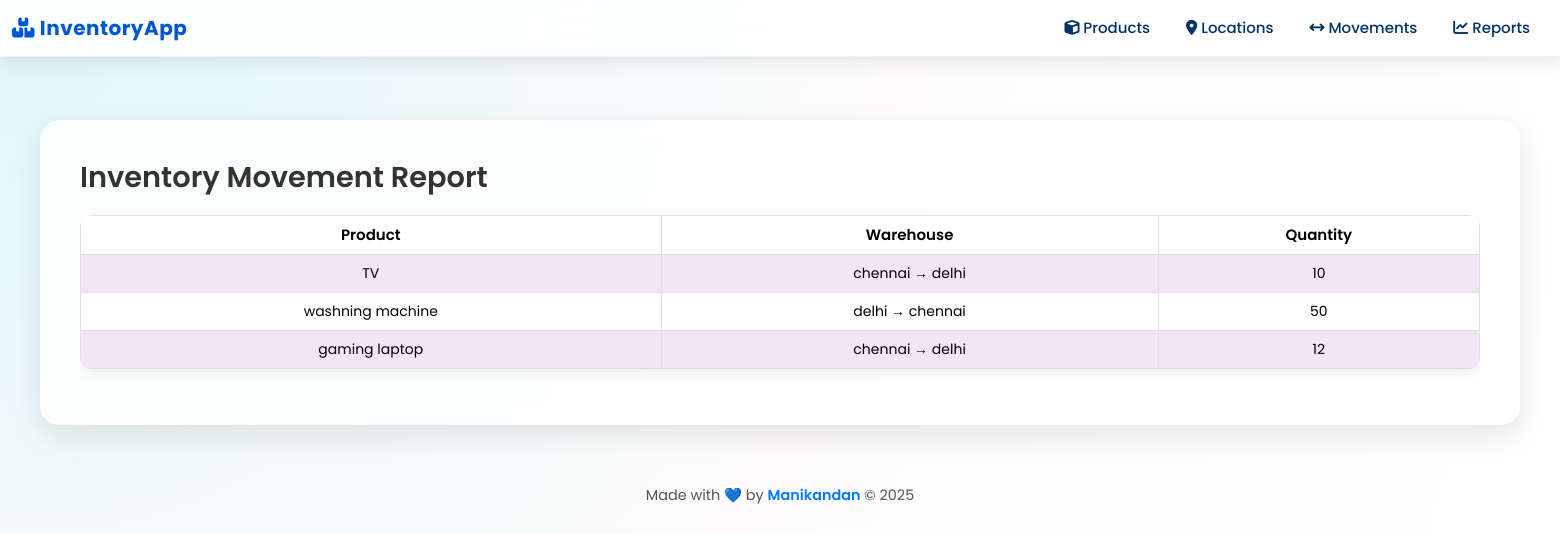
Screenshot of /report with the database file from the repository.
### models.py (models this page shows)
class ProductMovement(db.Model):
    movement_id = db.Column(db.Integer, primary_key=True, autoincrement=True)
    product_id = db.Column(db.String, db.ForeignKey('product.product_id'), nullable=False)
    from_location = db.Column(db.String, db.ForeignKey('location.location_id'), nullable=True)
    to_location = db.Column(db.String, db.ForeignKey('location.location_id'), nullable=True)
    qty = db.Column(db.Integer, nullable=False)
    timestamp = db.Column(db.DateTime, default=datetime.utcnow)
    product = db.relationship('Product', backref='movements')
    from_loc = db.relationship('Location', foreign_keys=[from_location])
    to_loc = db.relationship('Location', foreign_keys=[to_location])

class Product(db.Model):
    product_id = db.Column(db.String(10), primary_key=True)
    name = db.Column(db.String(100), nullable=False)
    description = db.Column(db.String(255), nullable=False)
    created_at = db.Column(db.DateTime, default=datetime.utcnow)

class Location(db.Model):
    location_id = db.Column(db.String(10), primary_key=True)
    name = db.Column(db.String(100), nullable=False)
    address = db.Column(db.String(255))
    created_at = db.Column(db.DateTime, default=datetime.utcnow)

### app.py (the view)
@app.route('/report')
def report():
    FromLocation = aliased(Location)
    ToLocation = aliased(Location)
    movements = (
        db.session.query(
            ProductMovement.movement_id,
            Product.name.label("product_name"),
            FromLocation.name.label("from_location"),
            ToLocation.name.label("to_location"),
            ProductMovement.qty,
            ProductMovement.timestamp
        )
        .join(Product, Product.product_id == ProductMovement.product_id)
        .outerjoin(FromLocation, FromLocation.location_id == ProductMovement.from_location)
        .outerjoin(ToLocation, ToLocation.location_id == ProductMovement.to_location)
        .order_by(ProductMovement.timestamp.desc())
        .all()
    )
    return render_template("report.html", movements=movements)

### templates/report.html (shortened to what this page needs)
{% extends "base.html" %}
{% block content %}
<h2>Inventory Movement Report</h2>
<div class="table-responsive">
  <table class="table table-bordered align-middle">
    <thead>
      <tr>
        <th>Product</th>
        <th>Warehouse</th>
        <th>Quantity</th>
      </tr>
    </thead>
    <tbody>
      {% if movements %}
        {% for move in movements %}
        <tr>
          <td>{{ move.product_name }}</td>
          <td>
            {% if move.from_location and move.to_location %}
              {{ move.from_location }} → {{ move.to_location }}
            {% elif move.from_location %}
              {{ move.from_location }} →
            {% elif move.to_location %}
              → {{ move.to_location }}
            {% else %}
              -
            {% endif %}
          </td>
          <td>{{ move.qty }}</td>
        </tr>
        {% endfor %}
      {% else %}
        <tr>
          <td colspan="3" class="text-center text-muted py-3">
            No movement data available.
          </td>
        </tr>
      {% endif %}
    </tbody>
  </table>
</div>
{% endblock %}

### templates/base.html (style rules this page uses)
body { font-family: 'Poppins', sans-serif; background: radial-gradient(circle at top left, #e0f7fa, #fdfbfb, #ffffff); overflow-x: hidden; min-height: 100vh; color: #333; position: relative; padding-top: 80px; }
body::before { content: ""; position: absolute; width: 250%; height: 250%; top: -100%; left: -100%; background: radial-gradient(circle, rgba(255,255,255,0.2) 10%, transparent 10%) repeat; background-size: 60px 60px; animation: moveBackground 15s linear infinite; z-index: 0; opacity: 0.3; }

### templates/report.html (style rules this page uses)
body { font-family: 'Poppins', sans-serif !important; font-size: 15px; background-color: #f9f9fb; }
h2 { font-weight: 600; font-size: 1.8rem; color: #333; margin-bottom: 20px; }
table { font-size: 14px; width: 100%; border-radius: 12px; overflow: hidden; box-shadow: 0px 4px 12px rgba(0,0,0,0.08); }
thead th { font-weight: 600; background-color: #9a561bff; color: #fff; text-align: center; padding: 12px; font-size: 15px; }
tbody td { vertical-align: middle; text-align: center; padding: 10px; background-color: #ffffff; }
tbody tr:nth-child(odd) td { background-color: #f3e5f5; }

### rows the page displays
ProductMovement: product_name "TV", from_location "chennai", to_location "delhi", qty "10"
ProductMovement: product_name "washning machine", from_location "delhi", to_location "chennai", qty "50"
ProductMovement: product_name "gaming laptop", from_location "chennai", to_location "delhi", qty "12"

### other values shown
{{ current_year or '2025' }} "2025"
